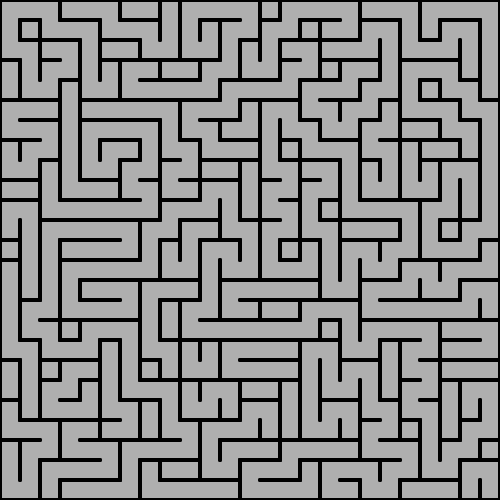
Frame 1 (no input)
Frame 60 (no input): identical to frame 1, image omitted
Frame 120 (the mouse pressed at the canvas centre since frame 60): identical to frame 1, image omitted

The p5.js sketch that drew this single still picture (run headless with seeded random() and noise() and a simulated clock; from frame 60 on, the mouse is pressed at the canvas centre):

// p5.js sketch
// ── sketch.js
var generate_Button;

function setup() {
	createCanvas(500, 500);
	generateNewMaze();

	generate_Button = createButton("Generate");
	generate_Button.mousePressed(generateNewMaze);
}

function draw() {
	background(175);

	showMaze();

	document.title = "fps: " + round(frameRate()) + " || dT: " + round(deltaTime) + "ms";
}

function generateNewMaze(){
	cells = [];
	initCells();
	makeMaze();
}

// ── maze.js
var cells = [];

function showMaze() {
    for (let i = 0; i < cells.length; i++){
        cells[i].show();
    }
}

function initCells() {
    let h_cells = 20, v_cells = h_cells, ws = h_cells, i = 0;

    for (let x = 0; x < width; x += h_cells){
        for (let y = 0; y < height; y += v_cells){
            cells.push(new mazeCell({x: x, y: y}, ws, i));
            i++;
        }
    }
}

function makeMaze() {
    let bounds = [0, cells.length - 1];
    let jump = width / cells[0].wall_size;
    let i = floor(random(cells.length));
    // let i = 0;
    cells[i].visited = true

    while (true) {
        let choices = [];
        
        //top
        let ii = i - 1
        if ((ii % jump) != (jump - 1) && ii > 0){
            if (!cells[ii].visited){
                choices.push([ii, "TOP"]);
            }
        }

        //right
        ii = i + jump;
        if (ii <= bounds[1]){
            if (!cells[ii].visited){
                choices.push([ii, "RIGHT"]);
            }
        }

        //bottom
        ii = i + 1;
        if ((ii % jump) != bounds[0]){
            if (!cells[ii].visited){
                choices.push([ii, "BOTTOM"]);
            }
        }

        //left
        ii = i - jump;
        if (ii >= bounds[0]){
            if (!cells[ii].visited){
                choices.push([ii, "LEFT"]);
            }
        }

        if (choices.length == 0){
            let temp = []
            for (let j = 0; j < cells.length; j++){
                if (!cells[j].visited){
                    temp.push(j);
                }
            }
            if (temp.length == 0){
                break;
            }else{
                i = temp[floor(random(temp.length))];
                cells[i].visited = true;
            }
        }else{
            let rand_num = floor(random(choices.length));

            switch (choices[rand_num][1]){
                case "TOP":
                    cells[i].walls[0] = false;
                    cells[choices[rand_num][0]].walls[2] = false;
                    break;
                case "RIGHT":
                    cells[i].walls[1] = false;
                    cells[choices[rand_num][0]].walls[3] = false;
                    break;
                case "BOTTOM":
                    cells[i].walls[2] = false;
                    cells[choices[rand_num][0]].walls[0] = false;
                    break;
                case "LEFT":
                    cells[i].walls[3] = false;
                    cells[choices[rand_num][0]].walls[1] = false;
                    break;
            }

            cells[choices[rand_num][0]].visited = true;
            i = choices[rand_num][0];
        }
    }
}

function makeMazeInDraw() {
    let bounds = [0, cells.length - 1];
    let jump = width / cells[0].wall_size;
    let i = floor(random(cells.length));
    // let i = 0;
    cells[i].visited = true

    let choices = [];
    
    //top
    let ii = i - 1
    if ((ii % jump) != (jump - 1) && ii > 0){
        if (!cells[ii].visited){
            choices.push([ii, "TOP"]);
        }
    }

    //right
    ii = i + jump;
    if (ii <= bounds[1]){
        if (!cells[ii].visited){
            choices.push([ii, "RIGHT"]);
        }
    }

    //bottom
    ii = i + 1;
    if ((ii % jump) != bounds[0]){
        if (!cells[ii].visited){
            choices.push([ii, "BOTTOM"]);
        }
    }

    //left
    ii = i - jump;
    if (ii >= bounds[0]){
        if (!cells[ii].visited){
            choices.push([ii, "LEFT"]);
        }
    }

    if (choices.length == 0){
        let temp = []
        for (let j = 0; j < cells.length; j++){
            if (!cells[j].visited){
                temp.push(j);
            }
        }
        if (temp.length == 0){
            
        }else{
            i = temp[floor(random(temp.length))];
            cells[i].visited = true;
        }
    }else{
        let rand_num = floor(random(choices.length));

        switch (choices[rand_num][1]){
            case "TOP":
                cells[i].walls[0] = false;
                cells[choices[rand_num][0]].walls[2] = false;
                break;
            case "RIGHT":
                cells[i].walls[1] = false;
                cells[choices[rand_num][0]].walls[3] = false;
                break;
            case "BOTTOM":
                cells[i].walls[2] = false;
                cells[choices[rand_num][0]].walls[0] = false;
                break;
            case "LEFT":
                cells[i].walls[3] = false;
                cells[choices[rand_num][0]].walls[1] = false;
                break;
        }

        cells[choices[rand_num][0]].visited = true;
        i = choices[rand_num][0];
    }
}

class mazeCell {
    constructor(p, ws, i){
        this.index = i;
        this.walls = [true, true, true, true];
        this.wall_size = ws;
        this.pos = p;
        this.visited = false;
        this.corners = this.calcCorners();
    }

    show() {
        // strokeWeight(1);
        // stroke(0, 100);
        // text(this.index, this.pos.x + this.wall_size / 2, this.pos.y + this.wall_size / 1.7);


        strokeWeight(4);
        stroke(0);

        //TOP
        if (this.walls[0]) {            
            line(this.corners[0][0], this.corners[0][1], this.corners[1][0], this.corners[1][1]);
        }
        //RIGHT
        if (this.walls[1]) {            
            line(this.corners[1][0], this.corners[1][1], this.corners[2][0], this.corners[2][1]);
        }
        //BOTTOM
        if (this.walls[2]) {            
            line(this.corners[2][0], this.corners[2][1], this.corners[3][0], this.corners[3][1]);
        }
        //LEFT
        if (this.walls[3]) {
            line(this.corners[3][0], this.corners[3][1], this.corners[0][0], this.corners[0][1]);
        }
    }

    calcCorners() {
        return [[this.pos.x, this.pos.y],
                [this.pos.x + this.wall_size, this.pos.y],
                [this.pos.x + this.wall_size, this.pos.y + this.wall_size],
                [this.pos.x, this.pos.y + this.wall_size]];
    }
}
